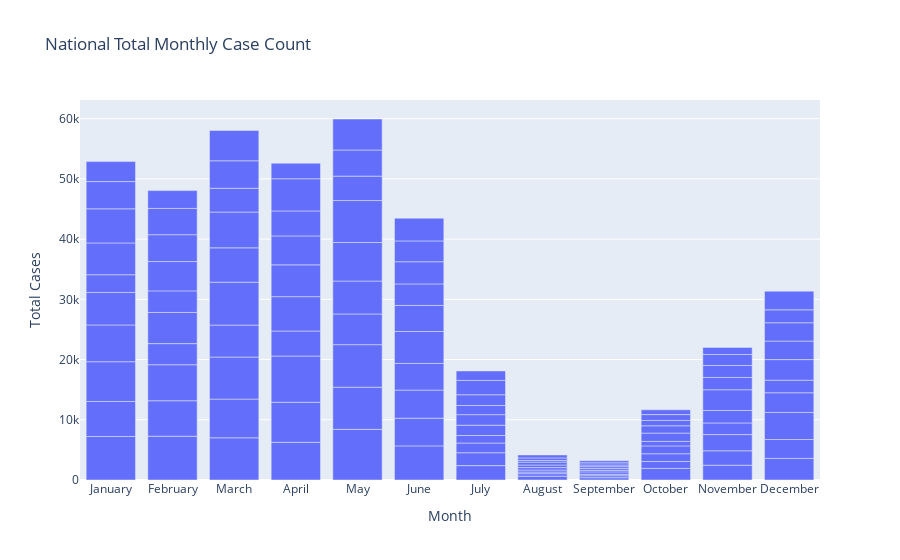

This figure's notebook cell:
### Code cell
# Group the data by year and month, and calculate the sum of cases
monthly_cases = chickenpox_df.groupby([chickenpox_df['Date'].dt.year.rename('Year'), chickenpox_df['Date'].dt.month.rename('Month')])['National_Total'].sum().reset_index()

# Map month numbers to month names
monthly_cases['Month'] = monthly_cases['Month'].map(lambda x: calendar.month_name[x])

# Create the bar plot
fig = go.Figure(data=[
    go.Bar(x=monthly_cases['Month'], y=monthly_cases['National_Total'])
])

# Update the layout
fig.update_layout(
    title='National Total Monthly Case Count',
    xaxis_title='Month',
    yaxis_title='Total Cases'
)

# Show the plot
fig.show()

### Figure 1 — Plotly figure (JSON) as saved in the notebook; plotly's stock layout.template omitted (floating-point values rounded to 4 significant figures)
{"data": [{"type": "bar", "x": ["January", "February", "March", "April", "May", "June", "July", "August", "September", "October", "November", "December", "January", "February", "March", "April", "May", "June", "July", "August", "September", "October", "November", "December", "January", "February", "March", "April", "May", "June", "July", "August", "September", "October", "November", "December", "January", "February", "March", "April", "May", "June", "July", "August", "September", "October", "November", "December", "January", "February", "March", "April", "May", "June", "July", "August", "September", "October", "November", "December", "January", "February", "March", "April", "May", "June", "July", "August", "September", "October", "November", "December", "January", "February", "March", "April", "May", "June", "July", "August", "September", "October", "November", "December", "January", "February", "March", "April", "May", "June", "July", "August", "September", "October", "November", "December", "January", "February", "March", "April", "May", "June", "July", "August", "September", "October", "November", "December", "January", "February", "March", "April", "May", "June", "July", "August", "September", "October", "November", "December"], "y": [7231, 7267, 7009, 6258, 8411, 5662, 2388, 629, 381, 1928, 2458, 3591, 5810, 5893, 6428, 6651, 6998, 4599, 2139, 424, 324, 1145, 2390, 3140, 6600, 5980, 6982, 7678, 7063, 4671, 1615, 268, 251, 1287, 2692, 4488, 6102, 3509, 5303, 4150, 5099, 4426, 1248, 331, 391, 1299, 1932, 3267, 5408, 5176, 7123, 5706, 5466, 5304, 1708, 411, 244, 746, 2070, 2090, 2936, 3579, 5708, 5283, 6400, 4327, 1753, 427, 306, 1383, 3447, 3419, 5274, 4869, 5944, 4807, 6968, 3572, 1521, 480, 318, 1214, 2040, 3077, 5674, 4461, 3946, 4147, 4053, 3679, 1785, 280, 271, 888, 1993, 3043, 4522, 4366, 4564, 5344, 4341, 3460, 2379, 417, 365, 974, 1824, 2140, 3320, 2954, 5034, 2587, 5148, 3773, 1580, 492, 355, 794, 1172, 3104]}], "layout": {"title": {"text": "National Total Monthly Case Count"}, "xaxis": {"title": {"text": "Month"}}, "yaxis": {"title": {"text": "Total Cases"}}}}
